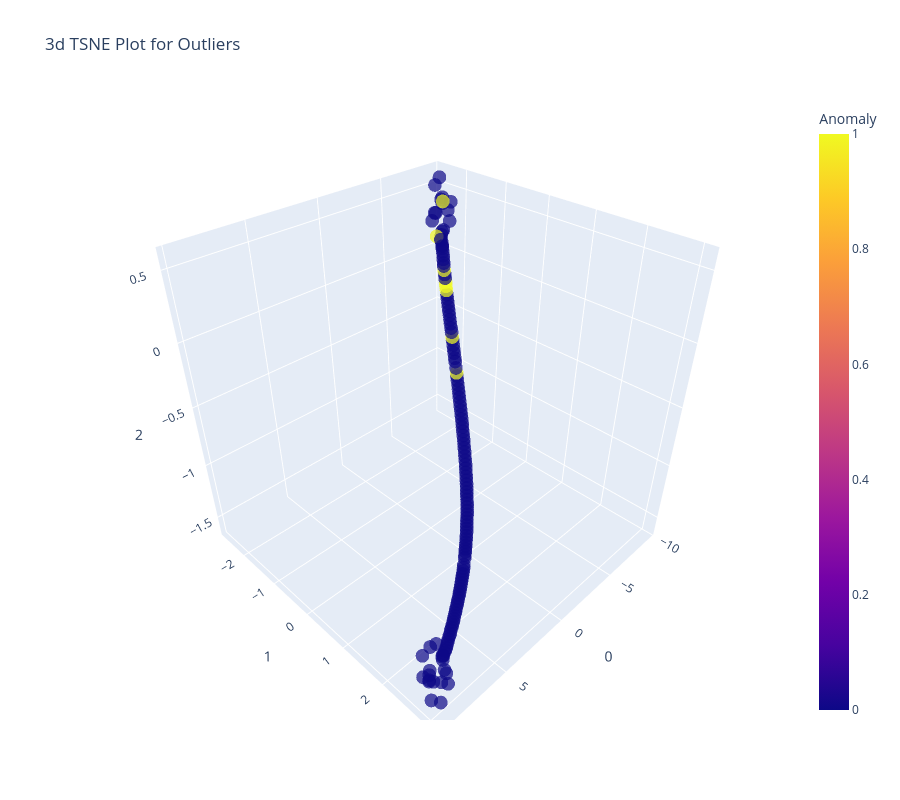

Notebook cell for this chart:
### Code cell
from pycaret.anomaly import *
df = pd.read_csv('../../Dataset/iris-full.csv')

exp_name = setup(data = df)
abod = create_model('abod')
plot_model(abod, plot = 'tsne')

### Figure 1 — Plotly figure (JSON) as saved in the notebook; plotly's stock layout.template omitted (floating-point values rounded to 4 significant figures; data arrays with more than 128 entries replaced by an {"elided": "..."} marker saying what was removed)
{"data": [{"customdata": {"elided": "150x1 int values"}, "hovertemplate": "0=%{x}<br>1=%{y}<br>2=%{z}<br>Feature=%{customdata[0]}<br>Anomaly=%{marker.color}<extra></extra>", "legendgroup": "", "marker": {"color": {"elided": "150 int values"}, "coloraxis": "coloraxis", "opacity": 0.7, "symbol": "circle"}, "mode": "markers", "name": "", "scene": "scene", "showlegend": false, "type": "scatter3d", "x": {"elided": "150 float values"}, "y": {"elided": "150 float values"}, "z": {"elided": "150 float values"}}], "layout": {"coloraxis": {"colorbar": {"title": {"text": "Anomaly"}}, "colorscale": [[0.0, "#0d0887"], [0.1111, "#46039f"], [0.2222, "#7201a8"], [0.3333, "#9c179e"], [0.4444, "#bd3786"], [0.5556, "#d8576b"], [0.6667, "#ed7953"], [0.7778, "#fb9f3a"], [0.8889, "#fdca26"], [1.0, "#f0f921"]]}, "height": 800, "legend": {"tracegroupgap": 0}, "scene": {"domain": {"x": [0.0, 1.0], "y": [0.0, 1.0]}, "xaxis": {"title": {"text": "0"}}, "yaxis": {"title": {"text": "1"}}, "zaxis": {"title": {"text": "2"}}}, "title": {"text": "3d TSNE Plot for Outliers"}, "width": 900}}
